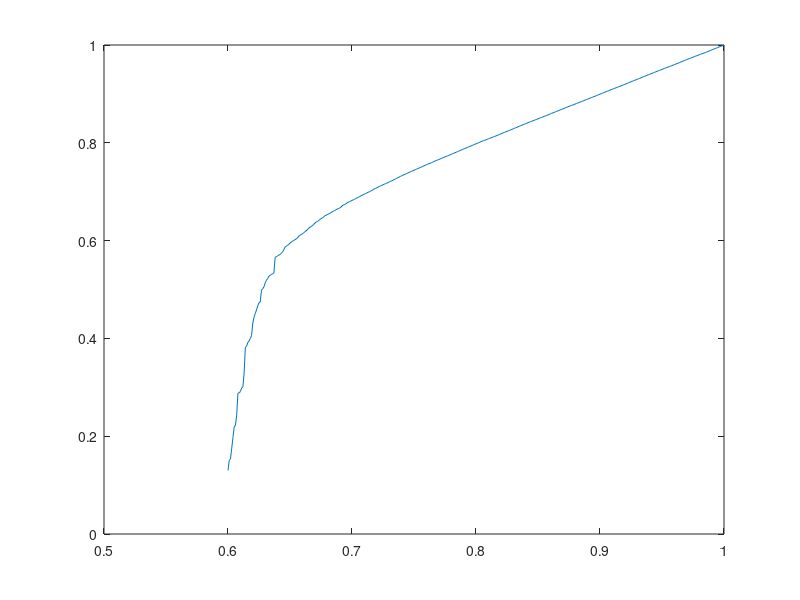
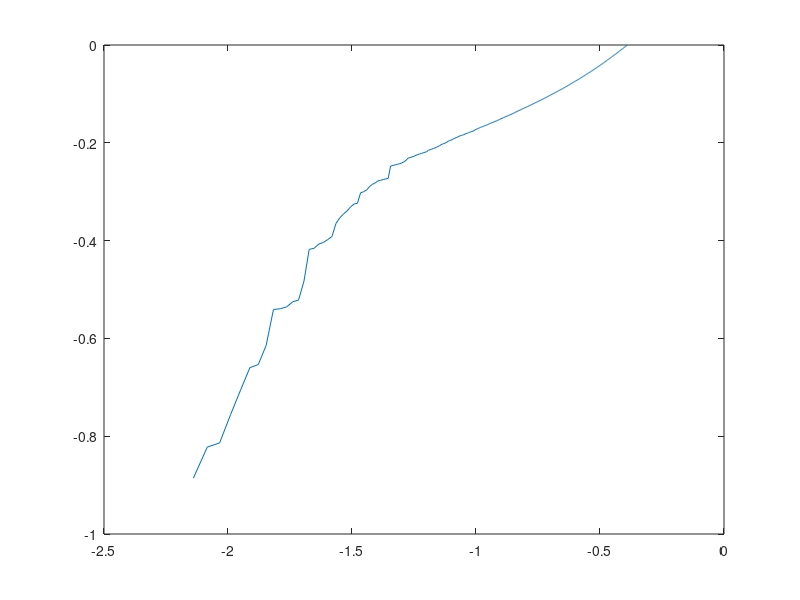

The MATLAB script that drew these images, in order:
%-------------------------------------------------------------------------
%                          
%                           Project 3
%
%                        Exercise (a) & (b)
%
%-------------------------------------------------------------------------

pc = 0.59275;

p = (0.6:0.001:1.0);
sizeOfp = size(p,2);

Lx = 100;
Ly = Lx;
A = Lx * Ly;

numberOfSamples = 20;

Pi = zeros(1,sizeOfp);
P = zeros(1,sizeOfp);
M = zeros(1,sizeOfp);


for i = 1:numberOfSamples
    r = rand(Lx,Ly);
    for j = 1:sizeOfp
        z = r < p(j);
        [lw, num] = bwlabel(z,4);
        
        perc_x = intersect(lw(:,1),lw(:,Ly));
        perc_y = intersect(lw(1,:),lw(Lx,:));
        perc_xy = intersect(perc_y, perc_x);
        nonZeros = find(perc_xy>0);
        perc = perc_xy(nonZeros);
        
        if(length(nonZeros)>0)
            s = regionprops(lw,'Area');
            area = cat(1,s.Area);
            ar = sum(area(perc));
            P(1,j) = P(1,j) + ar/A;
        end
         M(1,j) = A * P(1,j);
    end
end
Pi(1,:) = Pi(1,:)/numberOfSamples;
P(1,:)  = P(1,:)/numberOfSamples;
M(1,:)  = M(1,:)/numberOfSamples;

figure(1);
plot(p,P(1,:));

figure(2);
plot(log10(p-pc),log10(P(1,:)))

